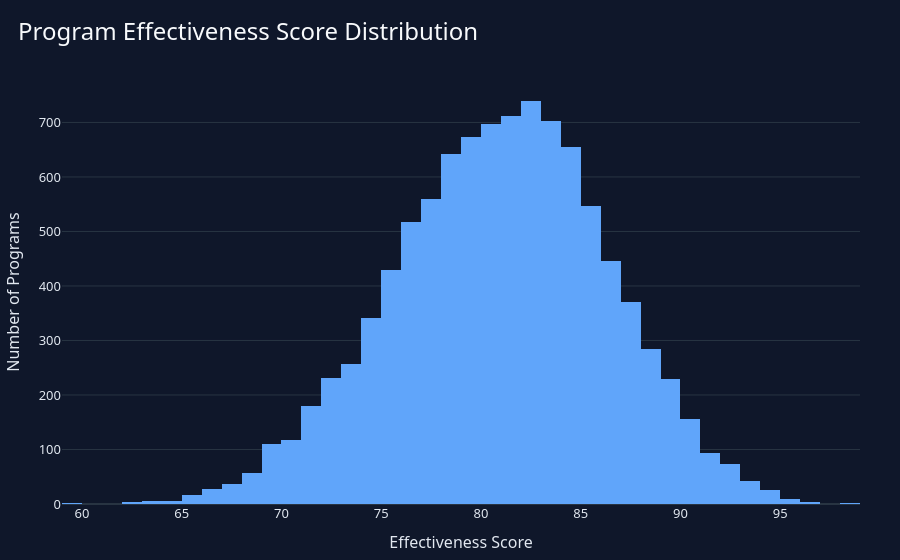

Notebook code cell kept with this figure:
### Code cell
# =========================================================
# 5. EFFECTIVENESS SCORE DISTRIBUTION
# =========================================================

fig = px.histogram(
    df,
    x="effectiveness_score",
    nbins=40,
    title="Program Effectiveness Score Distribution",
    color_discrete_sequence=["#60A5FA"]
)

fig.update_layout(
    **CHART_LAYOUT,
    xaxis_title="Effectiveness Score",
    yaxis_title="Number of Programs"
)

fig.show()

# Save screenshot as:
# assets/effectiveness-score-distribution.png

### Figure 1 — Plotly figure (JSON) as saved in the notebook; plotly's stock layout.template omitted (floating-point values rounded to 4 significant figures; data arrays with more than 128 entries replaced by an {"elided": "..."} marker saying what was removed)
{"data": [{"bingroup": "x", "hovertemplate": "effectiveness_score=%{x}<br>count=%{y}<extra></extra>", "legendgroup": "", "marker": {"color": "#60A5FA", "pattern": {"shape": ""}}, "name": "", "nbinsx": 40, "orientation": "v", "showlegend": false, "type": "histogram", "x": {"elided": "10000 float values"}, "xaxis": "x", "yaxis": "y"}], "layout": {"barmode": "relative", "font": {"color": "#E2E8F0", "family": "Segoe UI", "size": 13}, "legend": {"tracegroupgap": 0}, "margin": {"b": 40, "l": 40, "r": 40, "t": 80}, "paper_bgcolor": "#0F172A", "plot_bgcolor": "#0F172A", "title": {"font": {"color": "#F8FAFC", "size": 24}, "text": "Program Effectiveness Score Distribution", "x": 0.02}, "xaxis": {"anchor": "y", "domain": [0, 1], "title": {"text": "Effectiveness Score"}}, "yaxis": {"anchor": "x", "domain": [0, 1], "title": {"text": "Number of Programs"}}}}
